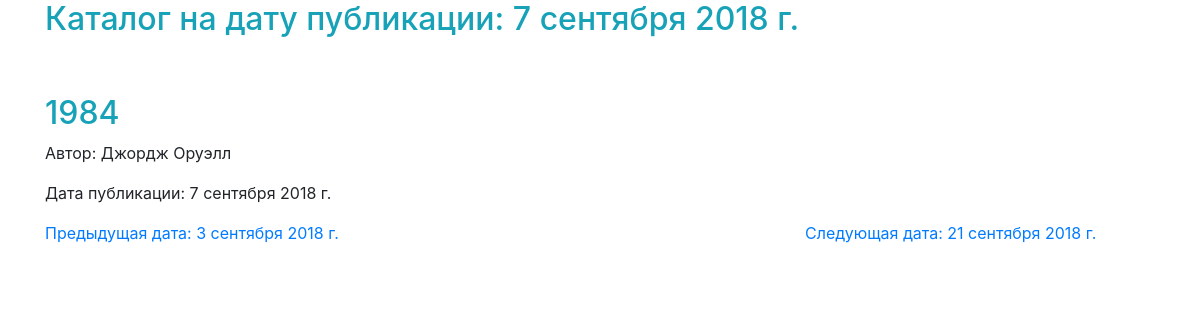
The page /books/2018-9-7 on the database its author committed.
### books/models.py (models this page shows, shortened)
class Book(models.Model):
    name_book = models.CharField(max_length=50)
    author = models.ForeignKey(Author, on_delete=models.CASCADE)
    date_publication = models.DateField()

class Author(models.Model):
    author = models.CharField(max_length=25)
    def __str__(self):
        return self.author

### books/views.py (the view)
# urls.py: path('<int:year>-<int:month>-<int:day>', views.BookFilterView, name='books_filter'),
def BookFilterView(request, year, month, day):
    date_from_model = date(year, month, day)
    date_list = []
    for i in Book.objects.all():
        date_list.append(i.date_publication)
    date_set = set(date_list)
    date_list = list(date_set)
    date_list.sort()
    current_index = date_list.index(date_from_model)
    if current_index < len(date_list) - 1:
        next_index = current_index + 1
        next_date = date_list.pop(next_index)
    else:
        next_date = 1
    if current_index > 0:
        previous_index = current_index - 1
        previous_date = date_list.pop(previous_index)
    else:
        previous_date = 1
    books_filter = Book.objects.filter(date_publication=date_from_model)
    values = {
        'title': f'Каталог книг на дату: {date_from_model}',
        'books': books_filter,
        'next_date': next_date,
        'previous_date': previous_date,
        'current_date': date_from_model,
    }
    return render(request, 'books/books_filter.html', values)

### books/templates/books/books_filter.html
{% extends 'phones/base.html' %}
{% block base %}
<div class="container">
    <div class="row mb-5">
        <div class="col">
            <h2 class="text-info">Каталог на дату публикации: {{current_date}}</h2>
        </div>
    </div>
    <div class="row">
        {% for book in books %}
        <div class="col-4">
            <h2 class="text-info">{{book.name_book}}</h2>
            <p>Автор: {{book.author}}</p>
            <p>Дата публикации: {{book.date_publication}}</p>
        </div>
        {% endfor%}
    </div>
    <div class="row">
        <div class="col-4">
            {% if previous_date != 1  %}<p><a href="{{previous_date.year}}-{{previous_date.month}}-{{previous_date.day}}">Предыдущая дата: {{previous_date}}</a></p>{% endif %}
        </div>
        <div class="col-4">
        </div>
        <div class="col-4">{% if next_date != 1  %}<a href="{{next_date.year}}-{{next_date.month}}-{{next_date.day}}">Следующая дата: {{next_date}}</a></div>{% endif %}
    </div>
</div>
{% endblock base %}

### rows shown on the page
Book: name_book "1984", author "Джордж Оруэлл", date_publication "7 сентября 2018 г."
Book: date_publication "3 сентября 2018 г."
Book: date_publication "21 сентября 2018 г."

### other values the page prints
{{ current_date }} "7 сентября 2018 г."
